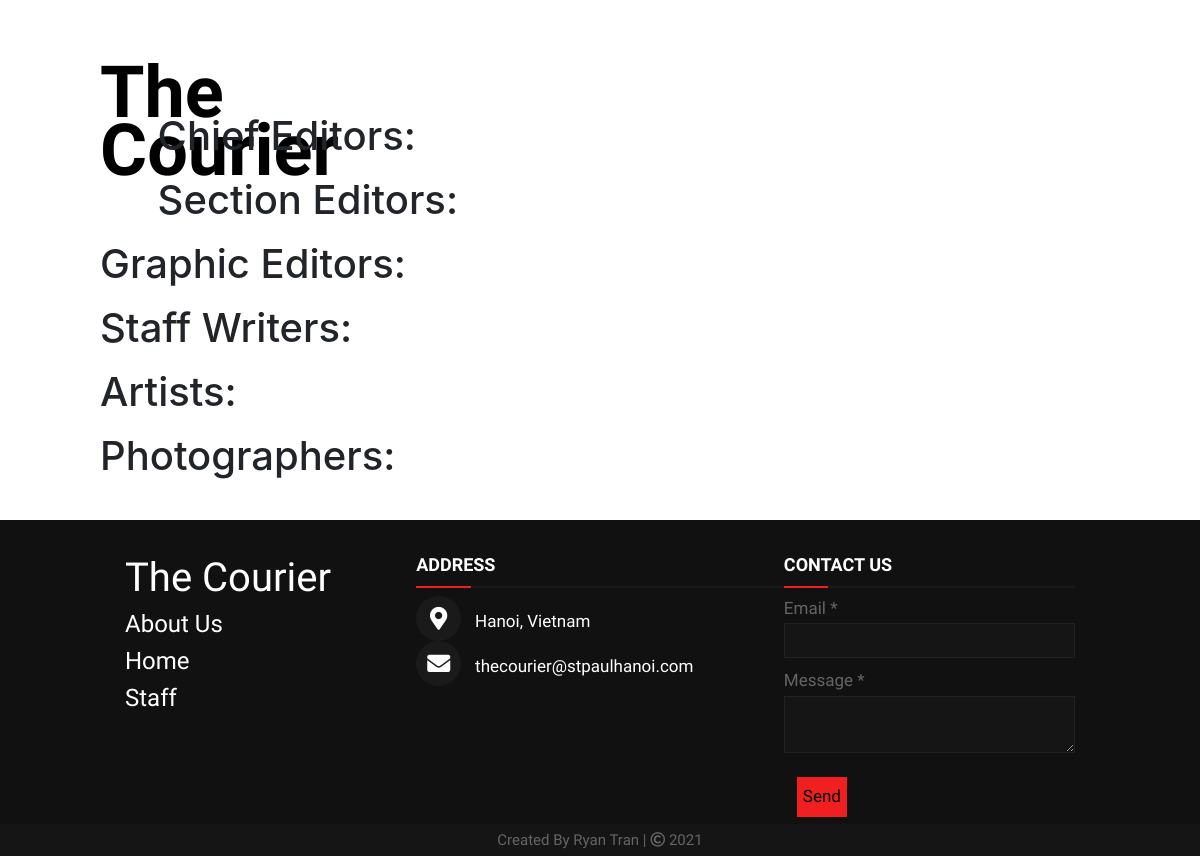
Page /staff on the earlier database version.
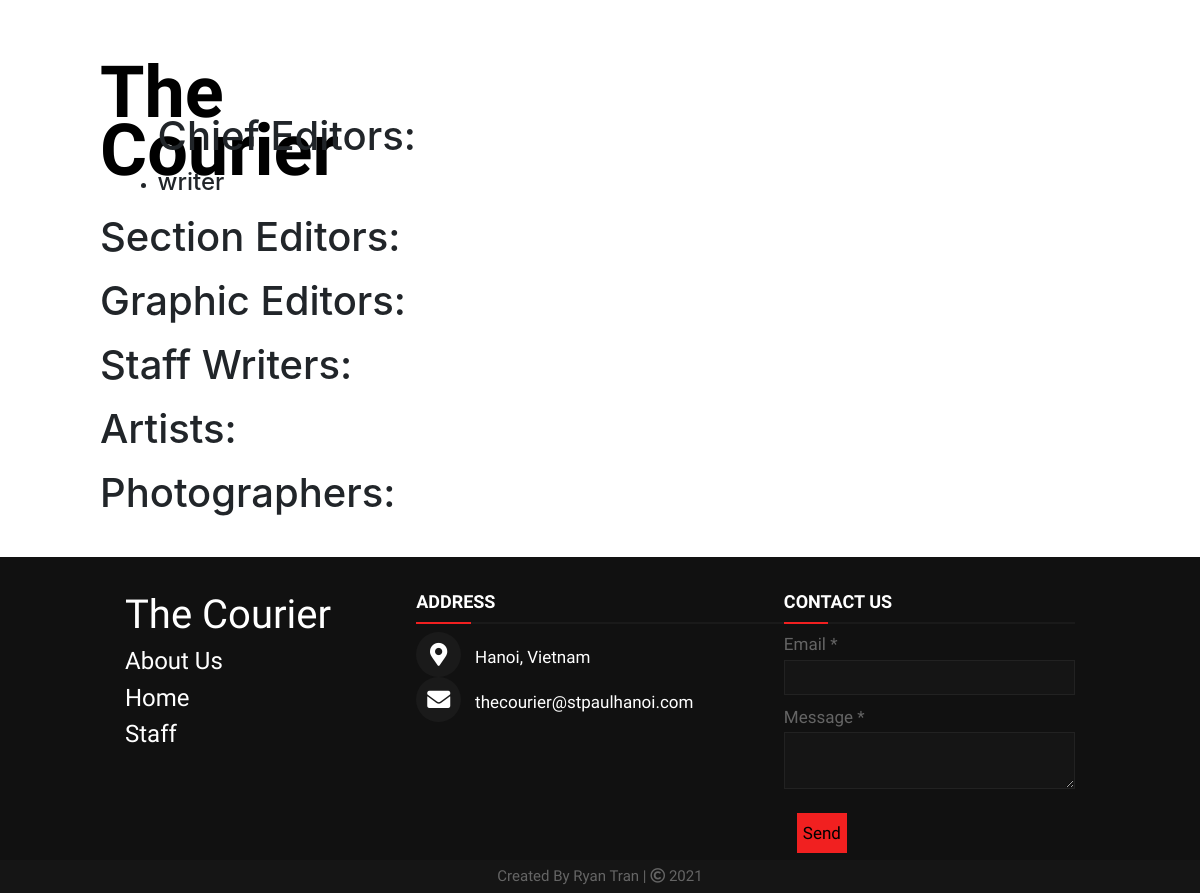
Same page on the later database version.
### website/models.py (models this page shows, shortened)
class Member(models.Model):
    user = models.ForeignKey('User', on_delete=models.CASCADE, related_name="user")
    name = models.CharField(max_length=30)
    position = models.CharField(max_length=30)
    contents = models.ManyToManyField('Article', related_name="content", blank=True)
    admin = models.BooleanField(default=False)

### website/views.py (the view)
# urls.py: path("staff", views.staff, name="staff"),
def staff(request):
    chief = Member.objects.filter(position="Chief")
    section = Member.objects.filter(position="Section")
    graphic = Member.objects.filter(position="Graphic")
    writer = Member.objects.filter(position="Staff")
    artist = Member.objects.filter(position="Artist")
    photographer = Member.objects.filter(position="Photographer")
    return render(request, "website/staff.html", {
        'chief':chief,
        'section':section,
        'graphic':graphic,
        'writer':writer,
        'artist':artist,
        'photographer':photographer,
    })

### website/templates/website/staff.html (shortened to what this page needs)
{% extends "website/layout.html" %}
{% load static %}
{% block script %}
    <link
        rel="stylesheet"
        href="https://cdnjs.cloudflare.com/ajax/libs/font-awesome/5.14.0/css/all.min.css"
    />
{% endblock %}
{% block body %}
    <h1>Chief Editors:</h1>
    <ul>
        {% for member in chief %}
            <li><h4>{{ member.name }}</h4></li>
        {% endfor %}
    </ul>
    <h1>Section Editors:</h1>
    <h1>Graphic Editors:</h1>
    <h1>Staff Writers:</h1>
    <h1>Artists:</h1>
    <h1>Photographers:</h1>
{% endblock %}

Differences in the rows shown:
added Member: name "writer"
